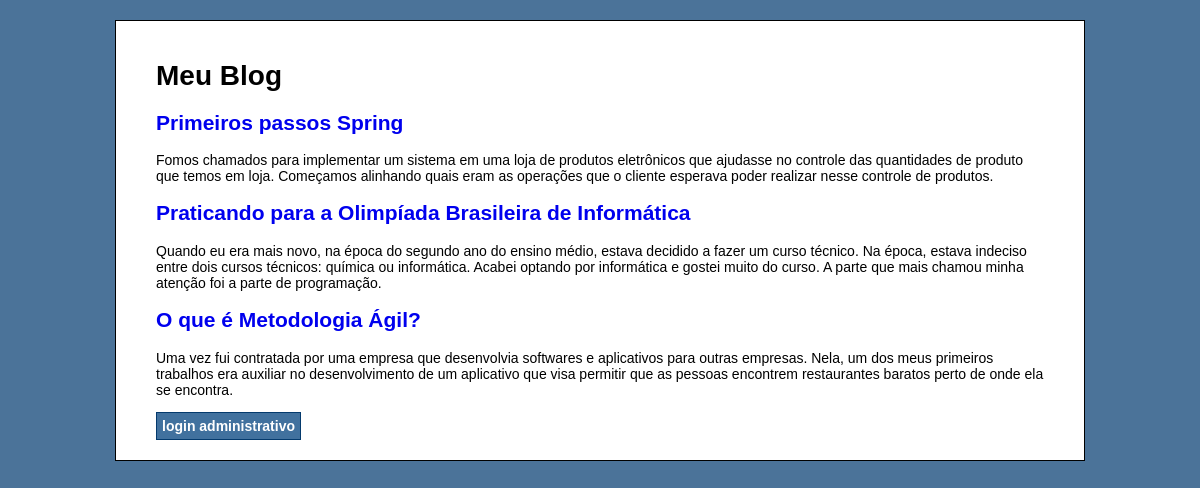
The page / on the database its author committed.
### tables this page shows
CREATE TABLE IF NOT EXISTS `artigos` (
  `id` int(11) NOT NULL AUTO_INCREMENT,
  `titulo` text NOT NULL,
  `conteudo` text NOT NULL,
  PRIMARY KEY (`id`)
);

### src/Artigo.php (called while the page is built, shortened)
<?php
class Artigo
{
    private $mysql;
    public function __construct(mysqli $mysql)
    {
        $this->mysql = $mysql;
    }
    public function exibirTodos(): array
    {
        $resultado = $this->mysql->query('SELECT id, titulo, conteudo FROM artigos');
        $artigos = $resultado->fetch_all(MYSQLI_ASSOC);
        return $artigos;
    }
}

### index.php (the view, shortened to what this page needs)
<?php
require 'config.php';
include 'src/Artigo.php';
$artigo = new Artigo($mysql);
$artigos = $artigo->exibirTodos();
?>
<!DOCTYPE html>
<html lang="pt-br">
<head>
    <link rel="stylesheet" type="text/css" href="style.css">
</head>
<body>
    <div id="container">
        <h1>Meu Blog</h1>
        <?php foreach ($artigos as $artigo) : ?>
        <h2>
            <a href="artigo.php?id=<?php echo $artigo['id']; ?>">
                <?php echo $artigo['titulo']; ?>
            </a>
        </h2>
        <p>
            <?php echo nl2br ($artigo['conteudo']); ?>
        </p>
        <?php endforeach; ?>
        <a class="botao botao-block" href="src/login.php">login administrativo</a>
    </div>
</body>
</html>

### style.css (style rules this page uses)
body { background-color: #4B7399; font-family: Verdana, Helvetica, Arial; font-size: 14px; }
#container { width: 75%; margin: 0 auto; background-color: #FFF; padding: 20px 40px; border: solid 1px black; margin-top: 20px; }
a { text-decoration: none; }
.botao { padding: 5px; background-color: rgb(65, 113, 158); color: #ffffff; font-weight: bold; border: solid 1px rgb(4, 58, 109); }
.botao-block { display: block; width: max-content; }

### rows shown on the page
artigos: titulo "Primeiros passos Spring", conteudo "Fomos chamados para implementar um sistema em uma loja de produtos eletrônicos que ajudasse no controle das quantidades de produto que temos em loja. Começamos alinhando quais eram as operações que o cliente esperava poder realizar nesse controle de produtos."
artigos: titulo "Praticando para a Olimpíada Brasileira de Informática", conteudo "Quando eu era mais novo, na época do segundo ano do ensino médio, estava decidido a fazer um curso técnico. Na época, estava indeciso entre dois cursos técnicos: química ou informática. Acabei optando por informática e gostei muito do curso. A parte que mais chamou minha atenção foi a parte de programação."
artigos: titulo "O que é Metodologia Ágil?", conteudo "Uma vez fui contratada por uma empresa que desenvolvia softwares e aplicativos para outras empresas. Nela, um dos meus primeiros trabalhos era auxiliar no desenvolvimento de um aplicativo que visa permitir que as pessoas encontrem restaurantes baratos perto de onde ela se encontra."
